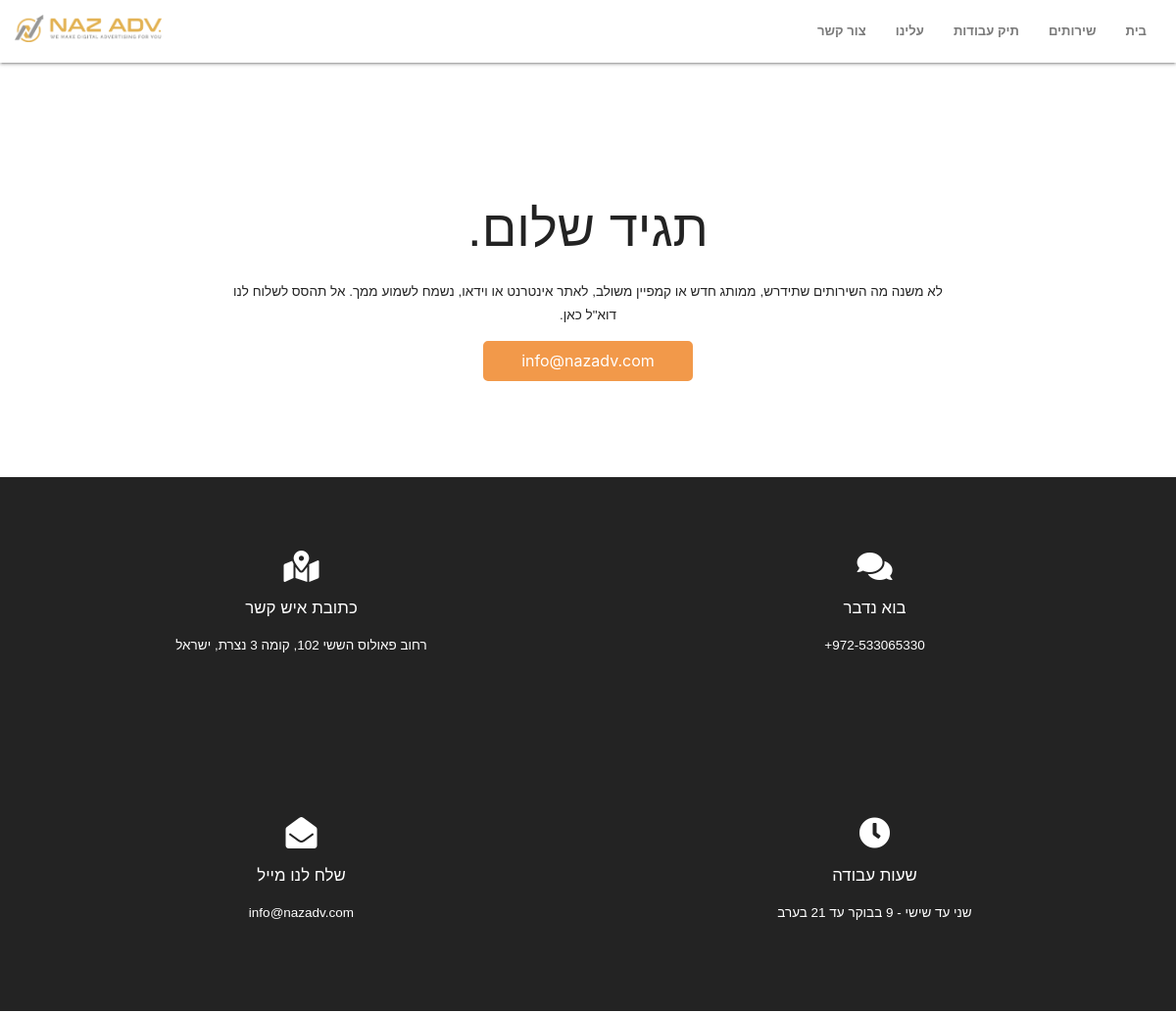
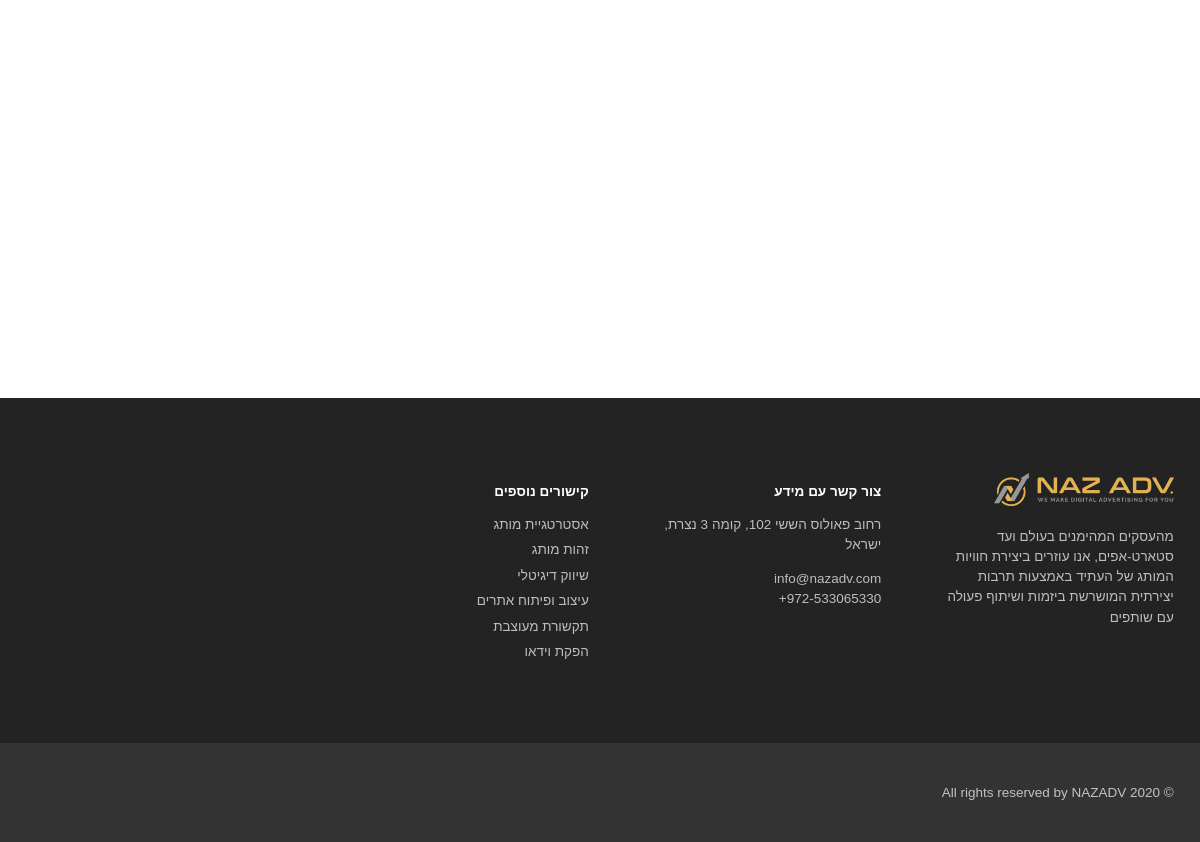
Page /contact/ on the committed database (2 pictures, top to bottom).
### home/models.py (models this page shows)
class Brand(models.Model):
  logo = models.ImageField(upload_to="images/")
  favicon = models.ImageField(upload_to="images/")

### contact/models.py (models this page shows, shortened)
class ContactText(models.Model):
    id = models.AutoField(primary_key=True)
    heading = models.CharField(max_length=200)
    subheading = models.TextField()

class Contacts(models.Model):
    address = models.CharField(max_length=250)
    mobile = models.CharField(max_length=200)
    email = models.CharField(max_length=200)
    working_hours = models.CharField(max_length=200)

### contact/views.py (the view)
# urls.py: path('contact/',include('contact.urls')),
def contact(request):
    brand = Brand.objects.all()[0]
    contacts = Contacts.objects.all()[0]
    contactText = ContactText.objects.all()[0]
    contex = {
        'brand':brand,
        'contacts':contacts,
        'contactText':contactText
    }
    return render(request,'contact/contact.html',contex)

### contact/templates/contact/contact.html (shortened to what this page needs)
<!DOCTYPE html>
<html lang="en" dir="rtl">
{% load staticfiles %}
<link rel="stylesheet" href="https://cdnjs.cloudflare.com/ajax/libs/materialize/1.0.0/css/materialize.min.css">
  <link href="https://unpkg.com/aos@2.3.1/dist/aos.css" rel="stylesheet">
  <link rel="stylesheet" href="https://cdnjs.cloudflare.com/ajax/libs/font-awesome/5.13.0/css/all.min.css">
  <link rel="stylesheet" href="{% static 'css/styles.min.css' %}">
<body>
<nav class="white">
    <div class="container">
        <div class="nav-wrapper" dir="ltr">
            <a href="{% url 'home' %}" class="brand-logo">
                <img src="{{brand.logo.url}}" width="150" alt="logo">
            </a>
            <ul id="nav-mobile" class="right hide-on-med-and-down pl-2">
              <li><a href="{% url 'contact' %}">צור קשר</a></li>
              <li><a href="{% url 'aboutus' %}">עלינו</a></li>
              <li><a href="{% url 'portfolio' %}">תיק עבודות</a></li>
              <li><a href="{% url 'service' %}">שירותים</a></li>
              <li><a href="{% url 'home' %}">בית</a></li>
            </ul>
        </div>
    </div>
  </nav>
    <div class="container">
        <div class="row section-padding-a-max">
            <div class="col l8 offset-l2 center">
                <h1 class="heading-large">{{contactText.heading}}</h1>
                <p class="paragraph-small">{{contactText.subheading}}</p>
                <button class="my-btn-primary">info@nazadv.com</button>
            </div>
        </div>
    </div>
    <div class="bgm-dark">
        <div class="container">
            <div class="row">
                <div class="col m12 l6" data-aos="fade-up">
                    <div class="center white-text section-padding-a">
                        <i class="fas fa-2x fa-map-marked-alt"></i>
                        <h6 class="heading-small">כתובת איש קשר</h6>
                        <p class="paragraph-small">{{contacts.address}}</p>
                    </div>
                </div>
                <div class="col m12 l6" data-aos="fade-up">
                    <div class="center white-text section-padding-a">
                        <i class="fas fa-2x fa-comments"></i>
                        <h6 class="heading-small">בוא נדבר</h6>
                        <p class="paragraph-small">{{contacts.mobile}}</p>
                    </div>
                </div>
                <div class="col m12 l6" data-aos="fade-up">
                    <div class="center white-text section-padding-a">
                        <i class="fas fa-2x fa-envelope-open"></i>
                        <h6 class="heading-small">שלח לנו מייל</h6>
                        <p class="paragraph-small">{{contacts.email}}</p>
                    </div>
                </div>
                <div class="col m12 l6" data-aos="fade-up">
                    <div class="center white-text section-padding-a">
                        <i class="fas fa-2x fa-clock"></i>
                        <h6 class="heading-small">שעות עבודה</h6>
                        <p class="paragraph-small">{{contacts.working_hours}}</p>
                    </div>
                </div>
            </div>
        </div>
    </div>
    <div class="row">
        <div class="">
            <div id="map" style="min-height: 400px;"></div>
        </div>
    </div>
    <footer class="bgm-dark">
        <div class="container">
        <div class="row section-padding-a">
            <div class="col l3 right right-align">
            <a href="{% url 'home' %}">
                <img src="{{brand.logo.url}}" width="180" class="responsive-img" alt="">
            </a>
            <p>מהעסקים המהימנים בעולם ועד סטארט-אפים, אנו עוזרים ביצירת חוויות המותג של העתיד באמצעות תרבות יצירתית המושרשת ביזמות ושיתוף פעולה עם שותפים</p>
            </div>
            <div class="col l3 right right-align">
            <h6 class="footer-heading mb-2">צור קשר עם מידע</h6>
            <p class="mt-1">רחוב פאולוס הששי 102, קומה 3
                נצרת, ישראל</p>
            <p class="mt-1">info@nazadv.com<br/>972-533065330+</p>
            </div>
            <div class="col l3 right right-align">
            <h6 class="footer-heading mb-2">קישורים נוספים</h6>
            <a href="{% url 'service' %}" class="footer-link">אסטרטגיית מותג</a>
            <a href="{% url 'service' %}" class="footer-link">זהות מותג</a>
            <a href="{% url 'service' %}" class="footer-link">שיווק דיגיטלי</a>
            <a href="{% url 'service' %}" class="footer-link">עיצוב ופיתוח אתרים</a>
            <a href="{% url 'service' %}" class="footer-link">תקשורת מעוצבת</a>
            <a href="{% url 'service' %}" class="footer-link">הפקת וידאו</a>
            </div>
        </div>
        </div>
        <div class="bottom-footer bgm-light-dark">
        <div class="container">
            <div class="row section-padding-a-min">
            <div class="col l12">
                <span class="footer-p">© 2020 All rights reserved by NAZADV</span>
            </div>
            </div>
        </div>
        </div>
    </footer>
</body>
</html>

### rows in the picture
Brand: logo (picture)
ContactText: heading "תגיד שלום.", subheading "לא משנה מה השירותים שתידרש, ממותג חדש או קמפיין משולב, לאתר אינטרנט או וידאו, נשמח לשמוע ממך. אל תהסס לשלוח לנו דוא\"ל כאן."
Contacts: address "רחוב פאולוס הששי 102, קומה 3 נצרת, ישראל", mobile "972-533065330+", email "info@nazadv.com", working_hours "שני עד שישי - 9 בבוקר עד 21 בערב"
